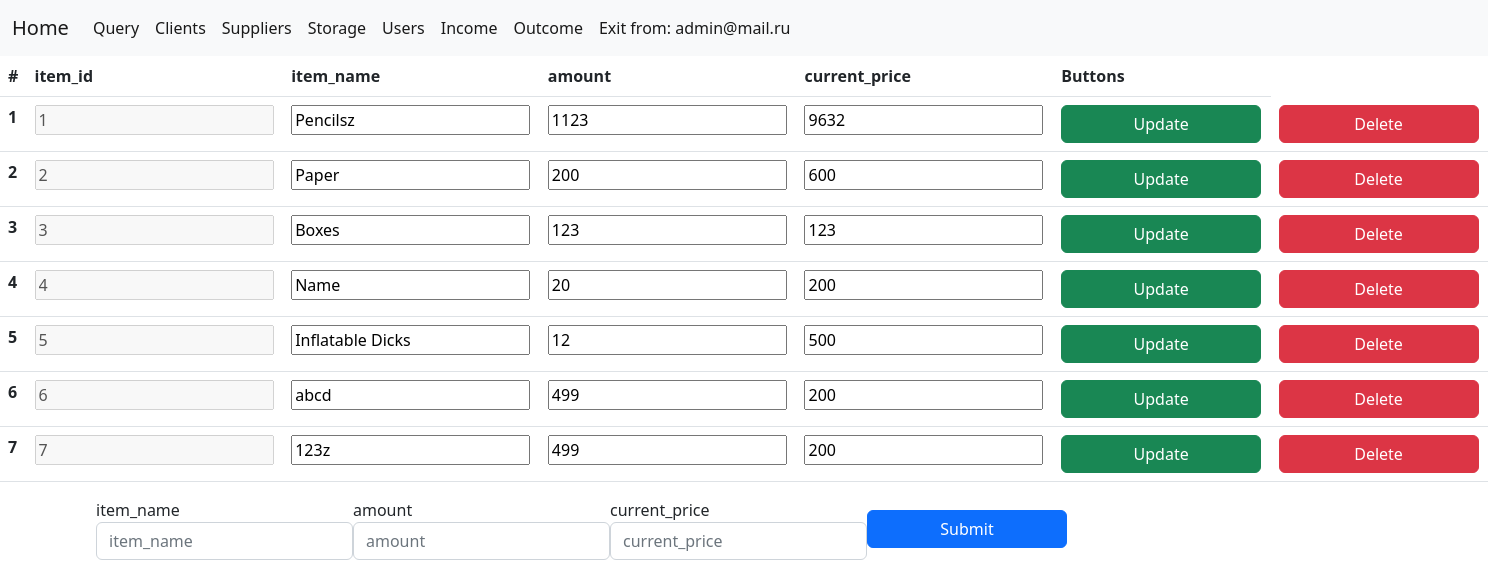
Before: /storage/storage.php (signed in) with the older database file.
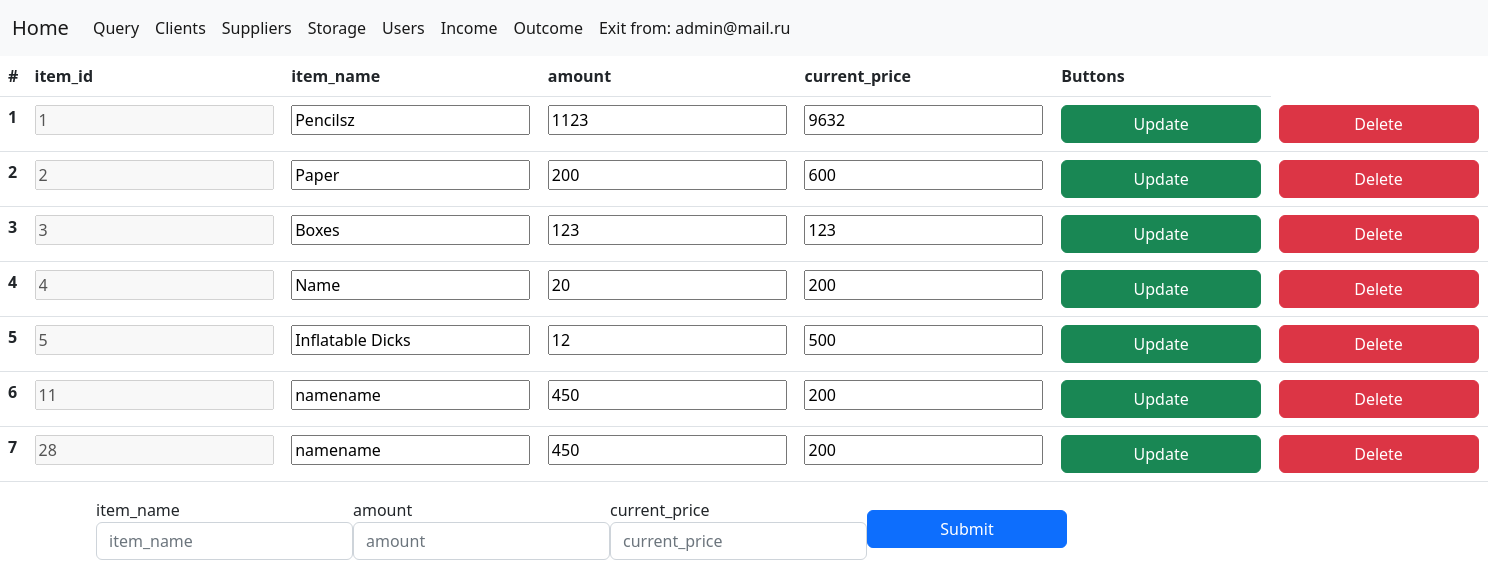
After: the same page with the newer database file.
### tables this page shows
CREATE TABLE `storage` (
  `item_id` int NOT NULL AUTO_INCREMENT,
  `item_name` varchar(45) NOT NULL,
  `amount` int NOT NULL,
  `current_price` varchar(45) DEFAULT NULL,
  PRIMARY KEY (`item_id`),
  UNIQUE KEY `item_id_UNIQUE` (`item_id`)
);

### storage/storage.php (the view, shortened to what this page needs)
<?php
require_once "../util/database.php";
$req = mysqli_query($mysql, "SELECT * FROM storage");
$req1 = mysqli_query($mysql, "SELECT * FROM storage");
$vals = mysqli_fetch_assoc($req1);
$req1 = mysqli_fetch_all($req);
$fields[] = [];
$i = 1;
?>
<!DOCTYPE html>
<html lang="en">
<head>
    <link rel="stylesheet" href="../source/bootstrap/css/bootstrap.min.css" />
    <link rel="stylesheet" href="../source/style.css" />
</head>
<body>
    <nav class="navbar navbar-expand-lg bg-light">
        <div class="container-fluid">
            <a class="navbar-brand" href="../"> Home </a>
            <div class="collapse navbar-collapse">
                <ul class="navbar-nav me-auto mb-12 mb-lg-0">
                    <li class="nav-item">
                        <a class="nav-link active" href="../queryfield.php">Query </a>
                    </li>
                    <li class="nav-item">
                        <a class="nav-link active" href="../clients/clients.php">Clients </a>
                    </li>
                    <li class="nav-item">
                        <a class="nav-link active" aria-current="page" href="../suppliers/suppliers.php">Suppliers</a>
                    </li>
                    <li class="nav-item">
                        <a class="nav-link active" aria-current="page" href="../storage/storage.php">Storage</a>
                    </li>
                    <li class="nav-item">
                        <a class="nav-link active" aria-current="page" href="../users/users.php">Users</a>
                    </li>
                    <li class="nav-item">
                        <a class="nav-link active" aria-current="page" href="../income/income.php">Income</a>
                    </li>
                    <li class="nav-item">
                        <a class="nav-link active" aria-current="page" href="../outcome/outcome.php">Outcome</a>
                    </li>
                    <li class="nav-item">
                        <a class="nav-link active" aria-current="page" href="../util/exit.php">Exit from: <?= $_SESSION['usermail'] ?></a>
                    </li>
                </ul>
            </div>
        </div>
    </nav>
    <table class="table">
        <thead class="thead-light">
            <tr>
                <th scope="col">#</th>
                <?php
                foreach ($vals as $key => $value) {
                    echo ('<th scope="col">' . $key . '</th>');
                    array_push($fields, $key);
                }
                ?>
                <th>Buttons</th>
            </tr>
        </thead>
        <tbody>
            <?php
            foreach ($req1 as $key => $val) {
                $j = 0;
                echo ('<tr>');
                echo ('<th scope="row">' . $i . '</th>');
            ?>
                <form action="CRUD/update.php" class="formtb" method="POST" id=<?php echo ("tb" . $key) ?>>
                    <?php
                    foreach ($val as $data) {
                        if ($j == 0) {
                            echo ('<td> <input type="text" disabled  name="' . "item" . $j . '" placeholder="' . $data . '" value="' . $data . '">');
                            echo ('</td>');
                        } else {
                            echo ('<td> <input type="text" id="' . "idtb" . $j . $key . '" name="' . "item" . $j . '" placeholder="' . $data . '" value="' . $data . '"></td>');
                        }
                        $j++;
                    }
                    echo ('<td><button type="submit" class="btn btn-success">Update</button></td>');
                    ?>
                </form>
            <?php
                echo ('<td> <a href="CRUD/delete.php?id=' . $val[0] . '"><button class="btn btn-danger">Delete</button></a></td>');
                echo ('</tr>');
                $i++;
            } ?>
        </tbody>
    </table>
    <div class="container">
        <form action="./CRUD/create.php" method="POST" id="form">
            <div style="display:flex;" class="form-row align-items-center">
                <?php
                for ($i = 2; $i <= sizeof($vals); $i++) {
                ?>
                    <div class="col-auto">
                        <label class="sr-only" for="inlineFormInput"><?= $fields[$i] ?></label>
                        <input required id="id_<?= $i ?>" type="text" class="form-control mb-2" name="name_<?= $i ?>" placeholder="<?= $fields[$i] ?>">
                    </div>
                <?php } ?>
                <div class="col-auto">
                    <button type="submit" class="btn btn-primary mb-2">Submit</button>
                </div>
            </div>
        </form>
    </div>
</body>
</html>

### source/style.css (style rules this page uses)
button { min-width: 200px; }
a { outline: none; text-decoration: none; color:#000; }

Changed rows visible on the page:
removed storage: item0 "6", item1 "abcd", item2 "499", item3 "200"
removed storage: item0 "7", item1 "123z", item2 "499", item3 "200"
added storage: item0 "11", item1 "namename", item2 "450", item3 "200"
added storage: item0 "28", item1 "namename", item2 "450", item3 "200"
